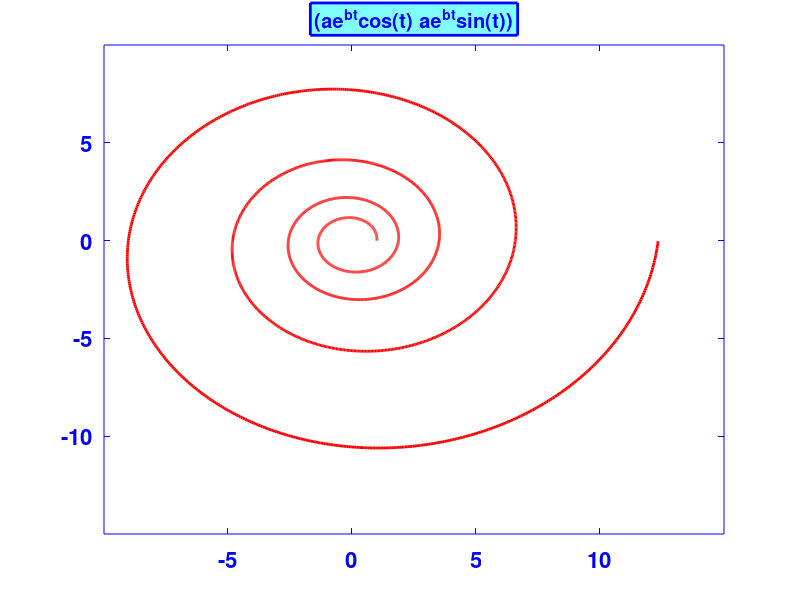

MATLAB code for this plot:
a=1; b=.1;
t = 0:0.01:8*pi;
x = a*exp(b*t).*cos(t);
y = a*exp(b*t).*sin(t);
figure, plot(x, y, 'r', 'LineWidth', 2), box on
set(gca, 'FontSize', 16, 'FontWeight', 'Bold', ...
    'XColor', [0 0 1], 'YColor', [0 0 1], ...
    'XTick', [-5 0 5 10], 'YTick', [-10 -5 0 5])
title('\fontsize{20}\color{blue}(ae^{bt}cos(t) ae^{bt}sin(t))', ...
    'BackgroundColor',[0.5 1 1], 'EdgeColor', 'b', 'LineWidth', 2);